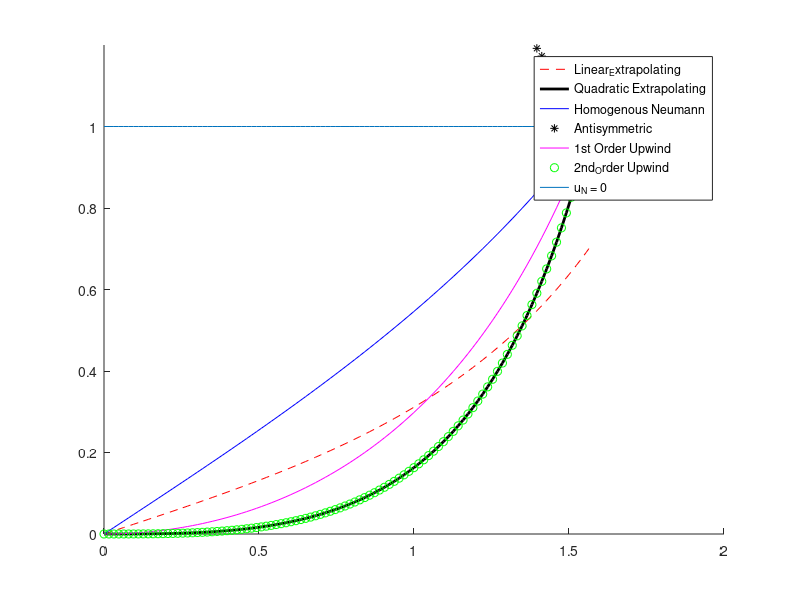

Recreate this plot in MATLAB.
close all; clear; clc
kx = linspace(0,pi/2,100);
Linear_Extra = (-1+2*exp(1i*kx)-exp(1i*(kx)))./(1+2*exp(-1i*kx)+exp(-2*1i*kx));
Quadra_Extra = (-1+3*exp(1i*kx)-3*exp(2*1i*kx)+exp(3*1i*kx))./...
    (1+3*exp(-1i*kx)+3*exp(-2*1i*kx)+exp(-3*1i*kx));
Zero_Grad = (-1+exp(1i*kx))./(1+exp(-1i*kx));
Antisym = (-1-exp(1i*kx))./(1-exp(-1i*kx));
Upwind_1st = (-1+exp(1i*kx)-1i*sin(kx))./(1+exp(-1i*kx)+1i*sin(kx));
Upwind_2nd = (-3+4*exp(1i*kx)-exp(2*1i*kx)-2*1i*sin(kx))./...
    (3+4*exp(-1i*kx)+exp(-2*1i*kx)+2*1i*sin(kx));
figure; hold on;
plot(kx,abs(Linear_Extra),'r--', kx,abs(Quadra_Extra),'k','LineWidth',2);
plot(kx,abs(Zero_Grad),'b',kx,abs(Antisym),'k*',kx,abs(Upwind_1st),'m-',kx,abs(Upwind_2nd),'go');
plot(kx,ones(size(kx)))
legend('Linear_Extrapolating','Quadratic Extrapolating','Homogenous Neumann',...
    'Antisymmetric','1st Order Upwind','2nd_Order Upwind','u_{N} = 0 ');
ylim([0 1.2])